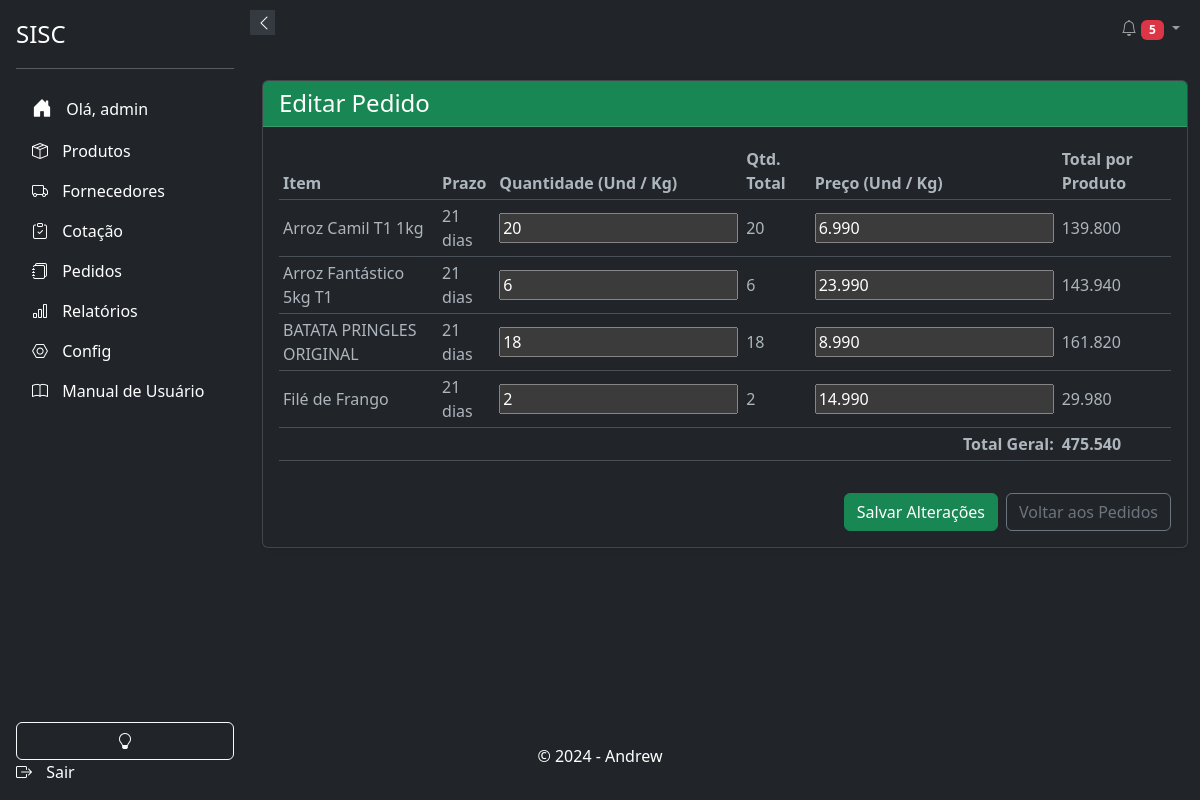
The page /respostas/pedidos/detalhes/148/ (signed in) on the database its author committed.
### respostas/models.py (models this page shows, shortened)
class Pedido(models.Model):
    produto = models.ForeignKey(Product, on_delete=models.CASCADE, verbose_name="Produto")
    quantidade = models.IntegerField(verbose_name="Quantidade")
    tipo_volume = models.CharField(max_length=50, choices=Product.UNIDADE_CHOICES, verbose_name="Tipo de Volume")
    preco = models.DecimalField(max_digits=10, decimal_places=3, verbose_name="Preço")
    prazo_alternativo_selecionado = models.BooleanField(default=False, verbose_name="Prazo Alternativo Selecionado")
    prazo_alternativo = models.PositiveIntegerField(null=True, blank=True, verbose_name="Prazo Alternativo")
    observacoes = models.TextField(blank=True, null=True, verbose_name="Observações")
    pedido_agrupado = models.ForeignKey(PedidoAgrupado, related_name='pedidos', on_delete=models.CASCADE, verbose_name="Pedido Agrupado", null=True, default=None)
    class Meta:
        verbose_name = "Pedido"
        verbose_name_plural = "Pedidos"

class PedidoAgrupado(models.Model):
    fornecedor = models.ForeignKey(Supplier, on_delete=models.CASCADE, verbose_name="Fornecedor")
    cotacao = models.ForeignKey(Cotacao, on_delete=models.CASCADE)
    data_requisicao = models.DateField(verbose_name="Data da Requisição")
    status = models.CharField(max_length=50, choices=[
        ('pendente', 'Pendente'),
        ('concluido', 'Concluído'),
        ('cancelado', 'Cancelado'),
    ], default='pendente', verbose_name="Status do Pedido")
    usuario_criador = models.ForeignKey(settings.AUTH_USER_MODEL, on_delete=models.SET_NULL, null=True)

### products/models.py (models this page shows, shortened)
class Product(models.Model):
    UNIDADE_CHOICES = (
        ('mm', 'Milímetro'),
        ('cm', 'Centímetro'),
        ('m', 'Metro'),
    )
    UNIDADE_DE_MEDIDA_CHOICES = [
        ('Kg', 'Quilo'),
        ('Dp', 'Display'),
        ('Un', 'Unidade'),
        ('Cx', 'Caixa'),
        ('Fd', 'Fardo'),
        ('Pct', 'Pacote'),
        ('Sch', 'Sache'),
        ('Tp', 'Take Profit'),
    ]
    id = models.AutoField(primary_key=True)
    ean = models.CharField(max_length=13, unique=True, blank=True, null=True)
    sku = models.CharField("SKU", max_length=255, unique=True, blank=True, null=True)
    name = models.CharField(max_length=255)
    brand = models.ForeignKey(Brand, on_delete=models.PROTECT, related_name='products', blank=True, null=True)
    product_line = models.ForeignKey(ProductLine, on_delete=models.PROTECT, related_name='products', blank=True, null=True)
    department = models.ForeignKey(Departamento, on_delete=models.PROTECT, related_name='products', blank=True, null=True)
    category = models.ForeignKey(Category, on_delete=models.PROTECT, related_name='products', blank=True, null=True)
    subcategory = models.ForeignKey(Subcategory, on_delete=models.PROTECT, related_name='products', blank=True, null=True)
    status = models.BooleanField(default=True)
    photo = models.ImageField(upload_to='products/', blank=True, null=True)
    notas = models.TextField("Notas", blank=True, null=True)
    descricao = models.TextField(_("Descrição"), max_length=50, blank=True)
    preco_de_custo = models.DecimalField(_("Preço de Custo"), max_digits=10, decimal_places=3, blank=True, null=True)
    altura_embalagem = models.DecimalField(max_digits=10, decimal_places=3, blank=True, null=True, verbose_name='Altura da Embalagem')
    largura_embalagem = models.DecimalField(max_digits=10, decimal_places=3, blank=True, null=True, verbose_name='Largura da Embalagem')
    comprimento_embalagem = models.DecimalField(max_digits=10, decimal_places=3, blank=True, null=True, verbose_name='Comprimento da Embalagem')
    espessura_embalagem = models.DecimalField(max_digits=10, decimal_places=3, blank=True, null=True, verbose_name='Espessura da Embalagem')
    raio_embalagem = models.DecimalField(max_digits=10, decimal_places=3, blank=True, null=True, verbose_name='Raio da Embalagem')
    unidade_altura = models.CharField(max_length=2, choices=UNIDADE_CHOICES, blank=True, null=True, verbose_name='Unidade de Medida Altura')
    unidade_largura = models.CharField(max_length=2, choices=UNIDADE_CHOICES, blank=True, null=True, verbose_name='Unidade de Medida Largura')
    unidade_comprimento = models.CharField(max_length=2, choices=UNIDADE_CHOICES, blank=True, null=True, verbose_name='Unidade de Medida Comprimento')
    unidade_espessura = models.CharField(max_length=2, choices=UNIDADE_CHOICES, blank=True, null=True, verbose_name='Unidade de Medida Espessura')
    unidade_raio = models.CharField(max_length=2, choices=UNIDADE_CHOICES, blank=True, null=True, verbose_name='Unidade de Medida Raio')
    unidade_de_medida = models.CharField(_("Unidade de Medida"), max_length=50, blank=True, null=True, choices=UNIDADE_DE_MEDIDA_CHOICES)
    quantidade_por_volume = models.PositiveIntegerField(blank=True, null=True, verbose_name='Quantidade por Volume')
    data_de_validade = models.DateField(_("Data de Validade"), blank=True, null=True)
    history = HistoricalRecords()

### cotacao/models.py (models this page shows, shortened)
class Cotacao(models.Model):
    uuid = models.UUIDField(default=uuid.uuid4, editable=False, unique=True)
    nome = models.CharField(max_length=200)
    departamento = models.ForeignKey(Departamento, on_delete=models.SET_NULL, null=True )
    usuario_criador = models.ForeignKey(settings.AUTH_USER_MODEL, on_delete=models.CASCADE, related_name='cotacoes_criadas', null=True, )
    data_abertura = models.DateField()
    data_fechamento = models.DateField()
    status = models.CharField(max_length=10, default='ativo', choices=[('ativo', 'Aberto'), ('inativo', 'Fechado')])
    prazo = models.IntegerField(
                                    choices=[(0, 'à vista'), (7, '7 dias'), (14, '14 dias'), (21, '21 dias'), (28, '28 dias')],
                                    default=21,
                                    help_text='Prazo para os produtos'
                                    )
    class Meta:
        verbose_name = _('Cotação')
        verbose_name_plural = _('Cotações')
        ordering = ['data_abertura']
        indexes = [
            models.Index(fields=['departamento']),
            models.Index(fields=['status']),
            models.Index(fields=['data_abertura']),
        ]

### respostas/views.py (the view, shortened to what this page needs)
# urls.py: path('pedidos/detalhes/<int:pk>/', DetalhesPedidoAgrupadoView.as_view(), name='detalhes_pedido_agrupado'),
@method_decorator(login_required, name='dispatch')
@method_decorator(permission_required('respostas.view_pedidoagrupado', raise_exception=True), name='dispatch')
class DetalhesPedidoAgrupadoView(DetailView):
    model = PedidoAgrupado
    template_name = 'respostas/detalhes_pedido.html'
    context_object_name = 'pedido_agrupado'
    def get_context_data(self, **kwargs):
        context = super().get_context_data(**kwargs)
        PedidoFormSet = forms.inlineformset_factory(PedidoAgrupado, Pedido, fields=('quantidade', 'preco'), extra=0)
        if self.request.method == 'POST':
            context['formset'] = PedidoFormSet(self.request.POST, instance=self.object)
        else:
            context['formset'] = PedidoFormSet(instance=self.object)
        for form in context['formset']:
            produto = form.instance.produto
            if produto:
                form.instance.quantidade_por_volume = produto.quantidade_por_volume or 1
                form.fields['quantidade'].widget.attrs['data-quantidade-por-volume'] = form.instance.quantidade_por_volume
        return context

### respostas/templates/respostas/detalhes_pedido.html (shortened to what this page needs)
{% extends 'base.html' %}
{% load static %}
{% block content %}
<div class="container my-4">
    <div class="card shadow-sm">
        <div id="card-header" class="card-header text-white">
            <h4 class="card-title mb-0">Editar Pedido</h4>
        </div>
        <div class="card-body">
            <form method="post">
                <div class="table-responsive">
                    <table class="table table-hover table-sm align-middle">
                        <thead>
                            <tr>
                                <th>Item</th>
                                <th>Prazo</th>
                                <th>Quantidade (Und / Kg)</th>
                                <th>Qtd. Total</th>
                                <th>Preço (Und / Kg)</th>
                                <th>Total por Produto</th>
                            </tr>
                        </thead>
                        <tbody>
                            {% for form in formset %}
                            <tr data-quantidade-por-volume="{{ form.instance.produto.quantidade_por_volume|default_if_none:1 }}">
                                <td>{{ form.instance.produto.name|default:'-' }}</td>
                                <td>
                                    {% if pedido_agrupado.pedidos.first.prazo_alternativo_selecionado and pedido_agrupado.pedidos.first.prazo_alternativo %}
                                        {{ pedido_agrupado.pedidos.first.prazo_alternativo }} dias (Alternativo)
                                    {% else %}
                                        {{ pedido_agrupado.cotacao.prazo }} dias
                                    {% endif %}
                                </td>
                                <td>
                                    <div class="form-floating">
                                        {{ form.quantidade }}
                                    </div>
                                </td>
                                <td class="quantidade-total">0</td>
                                <td>
                                    <div class="form-floating">
                                        {{ form.preco }}
                                    </div>
                                </td>
                                <td class="product-total">0</td>
                            </tr>
                            {% endfor %}
                        </tbody>
                        <tfoot>
                            <tr>
                                <td colspan="5" class="text-end fw-bold">Total Geral:</td>
                                <td id="total-geral" class="fw-bold">0</td>
                            </tr>
                        </tfoot>
                    </table>
                </div>
                <div class="d-flex justify-content-end gap-2 mt-3">
                    <button type="submit" class="btn btn-success" id="submit-button">Salvar Alterações</button>
                    <a href="{% url 'respostas:listar_pedidos' %}" class="btn btn-outline-secondary">Voltar aos Pedidos</a>
                </div>
            </form>
        </div>
    </div>
</div>
{% endblock %}

### app/templates/components/_sidebar.html (shortened to what this page needs)
<!DOCTYPE html>
<html>
<head>
    <link href="https://cdn.jsdelivr.net/npm/bootstrap@5.3.0-alpha3/dist/css/bootstrap.min.css" rel="stylesheet">
    <link rel="stylesheet" href="https://cdn.jsdelivr.net/npm/bootstrap-icons@1.10.5/font/bootstrap-icons.css">
</head>
<body>
    <div class="sidebar d-flex flex-column flex-shrink-0 p-3 text-white bg-dark" id="sidebar">
        <button class="sidebar-toggle" onclick="toggleSidebar()">
            <i id="sidebar-toggle-icon" class="bi bi-chevron-left"></i>
        </button>
        <a href="#" class="d-flex align-items-center mb-3 mb-md-0 me-md-auto text-white text-decoration-none">
            <span class="fs-4">SISC</span>
        </a>
        <hr>
        {% if user.is_authenticated %}
            <ul class="nav nav-pills flex-column mb-auto">
                <li class="nav-item">
                    <a href="{% url 'accounts:home' %}" class="nav-link text-white" aria-current="page">
                        <i class="bi bi-house-door-fill fs-5"></i>
                        <span>Olá, {{ user.username }}</span>
                    </a>
                </li>
                <li>
                    <a href="{% url 'products:products_list' %}" class="nav-link text-white">
                        <i class="bi bi-box-seam"></i>
                        <span>Produtos</span>
                    </a>
                </li>
                <li>
                    <a href="{% url 'suppliers:supplier_list' %}" class="nav-link text-white">
                        <i class="bi bi-truck "></i>
                        <span>Fornecedores</span>
                    </a>
                </li>
                <li>
                    <a href="{% url 'cotacao:cotacao_list' %}" class="nav-link text-white">
                        <i class="bi bi-clipboard-check"></i>
                        <span>Cotação</span>
                    </a>
                </li>
                <li>
                    <a href="{% url 'respostas:listar_pedidos' %}" class="nav-link text-white">
                        <i class="bi bi-journals"></i>
                        <span>Pedidos</span>
                    </a>
                </li>
                <li>
                    <a href="{% url 'relatorios:gerar_relatorios' %}" class="nav-link text-white">
                        <i class="bi bi-bar-chart"></i>
                        <span>Relatórios</span>
                    </a>
                </li>
                <li>
                    <a href="{% url 'admin:index' %}" class="nav-link text-white">
                        <i class="bi bi-nut"></i>
                        <span>Config</span>
                    </a>
                </li>
                <li>
                    <a href="{% url 'relatorios:manual_usuario' %}" class="nav-link text-white">
                        <i class="bi bi-book"></i>
                        <span>Manual de Usuário</span>
                    </a>
                </li>
            <br>
            </ul>
            <button class="btn btn-outline-light" onclick="toggleTheme()">
                <i id="theme-toggle-icon" class="bi bi-lightbulb-fill"></i>
            </button>
            <a href="{% url 'accounts:logout' %}" class="nav-link text-white">
                <i class="bi bi-box-arrow-right"></i>
                <span>Sair</span>
            </a>
        {% else %}
            <a href="{% url 'accounts:login' %}" class="nav-link text-white">
                <i class="bi bi-box-arrow-in-right"></i>
                <span>Login</span>
            </a>
        {% endif %}
    </div>
</body>
</html>

### app/templates/base.html (style rules this page uses)
body, html { height: 100%; margin: 0; display: flex; flex-direction: column; }

### app/templates/components/_sidebar.html (style rules this page uses)
.sidebar { width: 250px; height: 100vh; position: fixed; top: 0; left: 0; background-color: #343a40; transition: all 0.3s; z-index: 1000; }
.sidebar .nav-link { white-space: nowrap; overflow: hidden; text-overflow: ellipsis; }
.sidebar .nav-link i { margin-right: 10px; }
.sidebar-toggle { position: absolute; top: 10px; right: -25px; width: 25px; height: 25px; background-color: #343a40; border: none; color: white; cursor: pointer; z-index: 1100; }

### rows shown on the page
Pedido: instance.produto.name "Arroz Camil T1 1kg"
PedidoAgrupado: cotacao.prazo "21" "21" "21" "21"
Pedido: instance.produto.name "Arroz Fantástico 5kg T1"
Pedido: instance.produto.name "BATATA PRINGLES ORIGINAL"
Pedido: instance.produto.name "Filé de Frango"

### other values the page prints
{{ notifications|length }} "5"
{{ user.username }} "admin"
